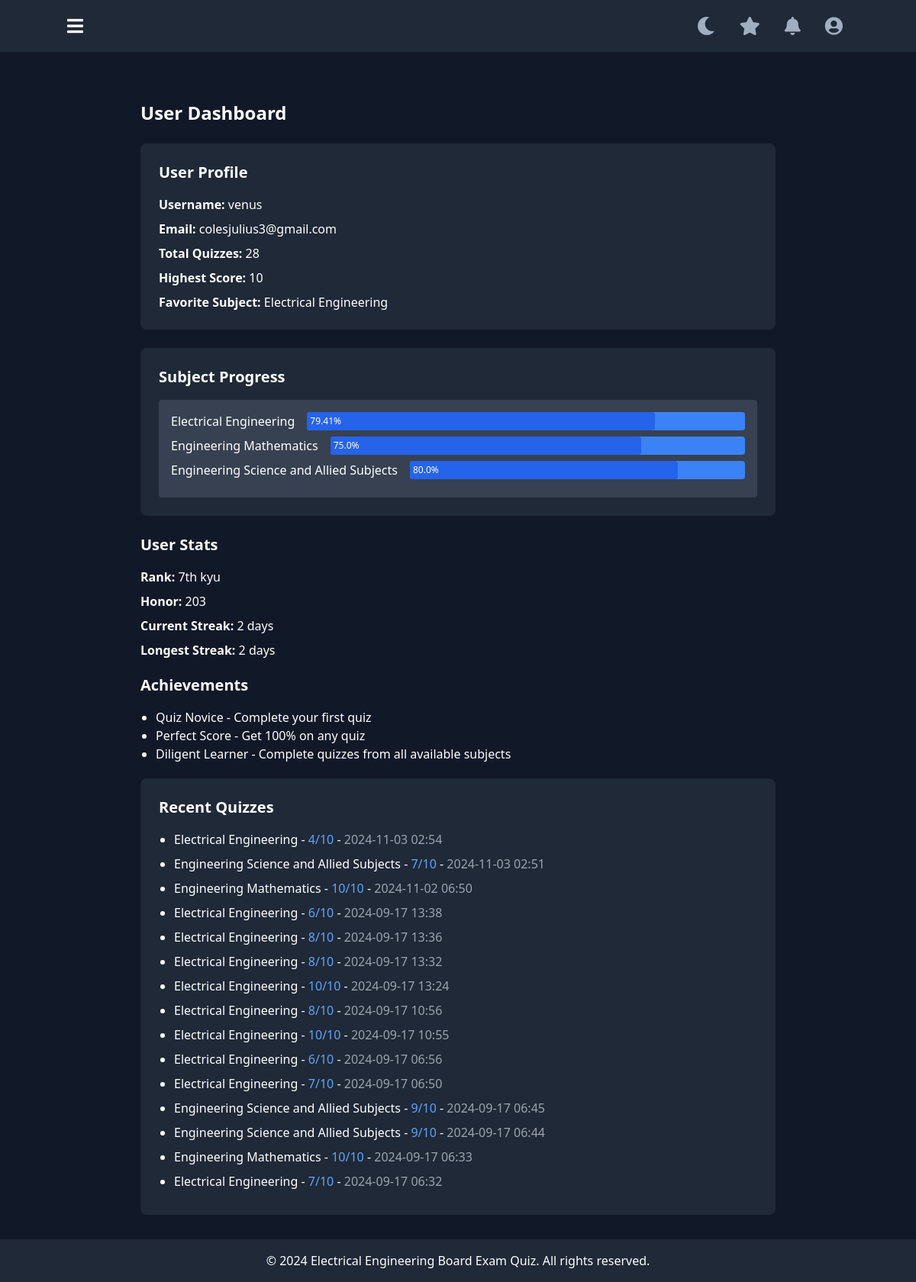
The page /dashboard (signed in) on the database its author committed.
### app.py (models this page shows, shortened)
class User(UserMixin, db.Model):
    id = db.Column(db.Integer, primary_key=True)
    username = db.Column(db.String(64), unique=True, nullable=False)
    email = db.Column(db.String(120), unique=True, nullable=False)
    password_hash = db.Column(db.String(128))
    role_id = db.Column(db.Integer, db.ForeignKey('role.id'))
    role = db.relationship('Role', back_populates='users')
    email_verified = db.Column(db.Boolean, default=False)
    quiz_attempts = db.relationship('QuizAttempt', back_populates='user', lazy=True)
    rank = db.Column(db.Integer, default=8)
    honor_points = db.Column(db.Integer, default=5)
    current_streak = db.Column(db.Integer, default=0)
    longest_streak = db.Column(db.Integer, default=0)
    last_quiz_date = db.Column(db.Date)
    achievements = db.relationship('Achievement', secondary='user_achievements', back_populates='users')
    quiz_attempts = db.relationship('QuizAttempt', back_populates='user', cascade='all, delete-orphan')

class Achievement(db.Model):
    id = db.Column(db.Integer, primary_key=True)
    name = db.Column(db.String(100), nullable=False)
    description = db.Column(db.String(200))
    users = db.relationship('User', secondary='user_achievements', back_populates='achievements')

class QuizAttempt(db.Model):
    id = db.Column(db.Integer, primary_key=True)
    user_id = db.Column(db.Integer, ForeignKey('user.id'), nullable=False)
    question_id = db.Column(db.Integer, ForeignKey('question.id'), nullable=True)  # Change to nullable=True
    subject = db.Column(db.String(100), nullable=False)
    topics = db.Column(db.String(500), nullable=False)
    difficulty = db.Column(db.String(20), nullable=False)
    score = db.Column(db.Integer, nullable=False)
    total_questions = db.Column(db.Integer, nullable=False)
    date = db.Column(db.DateTime, default=datetime.utcnow, nullable=False)
    completion_time = db.Column(db.Integer)  # in minutes
    user = relationship('User', back_populates='quiz_attempts')
    question = relationship('Question', back_populates='quiz_attempts')

### app.py (the view)
@app.route('/dashboard')
@login_required
def dashboard():
    user = current_user
    total_quizzes = QuizAttempt.query.filter_by(user_id=user.id).count()
    highest_score = db.session.query(func.max(QuizAttempt.score)).filter_by(user_id=user.id).scalar() or 0
    favorite_subject = db.session.query(
        QuizAttempt.subject,
        func.count(QuizAttempt.id).label('count')
    ).filter_by(user_id=user.id).group_by(QuizAttempt.subject).order_by(func.count(QuizAttempt.id).desc()).first()
    recent_quizzes = QuizAttempt.query.filter_by(user_id=user.id).order_by(QuizAttempt.date.desc()).limit(15).all()
    subject_progress = db.session.query(
        QuizAttempt.subject,
        func.avg(QuizAttempt.score).label('avg_score'),
        func.count(QuizAttempt.id).label('attempts')
    ).filter_by(user_id=user.id).group_by(QuizAttempt.subject).all()
    achievements = current_user.achievements
    return render_template('dashboard.html',
                           user=current_user,
                           total_quizzes=total_quizzes,
                           highest_score=highest_score,
                           favorite_subject=favorite_subject,
                           recent_quizzes=recent_quizzes,
                           subject_progress=subject_progress,
                           achievements=current_user.achievements)

### app.py (called while the page is built)
@login_manager.user_loader
def load_user(user_id):
    return User.query.get(int(user_id))

@app.template_filter('unique')
def unique_filter(seq):
    seen = set()
    return [x for x in seq if not (x in seen or seen.add(x))]

### templates/dashboard.html (shortened to what this page needs)
{% extends "base.html" %}
{% block content %}
<div class="container mx-auto mt-8 px-4">
    <h2 class="text-2xl font-bold mb-6">User Dashboard</h2>
    <div class="bg-gray-800 p-6 rounded-lg mb-6">
        <h3 class="text-xl font-semibold mb-4">User Profile</h3>
        <p class="mb-2"><strong>Username:</strong> {{ user.username }}</p>
        <p class="mb-2"><strong>Email:</strong> {{ user.email }}</p>
        <p class="mb-2"><strong>Total Quizzes:</strong> {{ total_quizzes }}</p>
        <p class="mb-2"><strong>Highest Score:</strong> {{ highest_score }}</p>
        {% if favorite_subject %}
        <p><strong>Favorite Subject:</strong> {{ favorite_subject.subject }}</p>
        {% endif %}
    </div>
    <div class="bg-gray-800 p-6 rounded-lg mb-6">
        <h3 class="text-xl font-semibold mb-4">Subject Progress</h3>
        <div class="bg-gray-700 p-4 rounded">
            {% for subject in subject_progress %}
            <div class="flex justify-between mb-2">
                <span class="font-medium">{{ subject.subject }}</span>
                <div class="flex-grow ml-4 bg-blue-500 rounded">
                    <div class="bg-blue-600 text-white text-xs p-1 rounded" style="width: {{ (subject.avg_score / 10) * 100 }}%;">
                        {{ ((subject.avg_score / 10) * 100)|round(2) }}%
                    </div>
                </div>
            </div>
            {% endfor %}
        </div>
    </div>
    <div class="user-stats">
        <h3 class="text-xl font-semibold mb-4">User Stats</h3>
        <p class="mb-2"><strong>Rank:</strong> {{ user.rank }}th kyu</p>
        <p class="mb-2"><strong>Honor:</strong> {{ user.honor_points }}</p>
        <p class="mb-2"><strong>Current Streak:</strong> {{ user.current_streak }} days</p>
        <p><strong>Longest Streak:</strong> {{ user.longest_streak }} days</p>
    </div>
    <div class="achievements" style="margin-top: 20px; margin-bottom: 20px;">
        <h3 class="text-xl font-semibold mb-4">Achievements</h3>
        <ul class="list-disc pl-5">
            {% for achievement in achievements|unique %}
            <li>{{ achievement.name }} - {{ achievement.description }}</li>
            {% endfor %}
        </ul>
    </div>
    <div class="bg-gray-800 p-6 rounded-lg">
        <h3 class="text-xl font-semibold mb-4">Recent Quizzes</h3>
        <ul class="list-disc pl-5">
            {% for quiz in recent_quizzes %}
            <li class="mb-2">
                <span class="font-medium">{{ quiz.subject }}</span> -
                <span class="text-blue-400">{{ quiz.score }}/{{ quiz.total_questions }}</span> -
                <span class="text-gray-400">{{ quiz.date.strftime('%Y-%m-%d %H:%M') }}</span>
            </li>
            {% endfor %}
        </ul>
    </div>
</div>
{% endblock %}

### templates/base.html (shortened to what this page needs)
<!DOCTYPE html>
<html lang="en">
<head>
    <link href="https://cdn.jsdelivr.net/npm/tailwindcss@2.2.19/dist/tailwind.min.css" rel="stylesheet">
    <link href="https://cdnjs.cloudflare.com/ajax/libs/font-awesome/5.15.3/css/all.min.css" rel="stylesheet">
</head>
<body class="bg-gray-900 text-white min-h-screen flex flex-col">
    <nav class="bg-gray-800 nav-bar relative z-10">
        <div class="container mx-auto">
            <div class="flex justify-between items-center">
                <button id="menu-toggle" class="text-2xl">
                    <i class="fas fa-bars"></i>
                </button>
                <div class="flex items-center space-x-4">
                    <button class="nav-button"><i class="fas fa-moon"></i></button>
                    <button class="nav-button"><i class="fas fa-star"></i></button>
                    <button class="nav-button"><i class="fas fa-bell"></i></button>
                    <button id="user-menu-button" class="nav-button relative">
                        <i class="fas fa-user-circle"></i>
                    </button>
                </div>
            </div>
        </div>
    </nav>
    <main class="flex-grow">
        <div class="container mx-auto px-4 py-8 max-w-4xl">
            {% block content %}{% endblock %}
        </div>
    </main>
    <footer class="bg-gray-800 py-4 mt-auto">
        <div class="container mx-auto text-center">
            <p>&copy; 2024 Electrical Engineering Board Exam Quiz. All rights reserved.</p>
        </div>
    </footer>
</body>
</html>

### templates/base.html (style rules this page uses)
main { padding-top: 0rem; }
.nav-button { font-size: 1.5rem; padding: 0.5rem; color: #a0aec0; transition: color 0.3s ease; }
.nav-bar { padding: 0.5rem 1rem; margin-bottom: 0; }

### rows shown on the page
User: username "venus", email "colesjulius3@gmail.com", rank "7", honor_points "203", current_streak "2", longest_streak "2"
Achievement: name "Quiz Novice", description "Complete your first quiz"
Achievement: name "Perfect Score", description "Get 100% on any quiz"
Achievement: name "Diligent Learner", description "Complete quizzes from all available subjects"
QuizAttempt: subject "Electrical Engineering", score "4", total_questions "10", date "2024-11-03 02:54"
QuizAttempt: subject "Engineering Science and Allied Subjects", score "7", total_questions "10", date "2024-11-03 02:51"
QuizAttempt: subject "Engineering Mathematics", score "10", total_questions "10", date "2024-11-02 06:50"
QuizAttempt: subject "Electrical Engineering", score "6", total_questions "10", date "2024-09-17 13:38"
QuizAttempt: subject "Electrical Engineering", score "8", total_questions "10", date "2024-09-17 13:36"
QuizAttempt: subject "Electrical Engineering", score "8", total_questions "10", date "2024-09-17 13:32"
QuizAttempt: subject "Electrical Engineering", score "10", total_questions "10", date "2024-09-17 13:24"
QuizAttempt: subject "Electrical Engineering", score "8", total_questions "10", date "2024-09-17 10:56"
QuizAttempt: subject "Electrical Engineering", score "10", total_questions "10", date "2024-09-17 10:55"
QuizAttempt: subject "Electrical Engineering", score "6", total_questions "10", date "2024-09-17 06:56"
QuizAttempt: subject "Electrical Engineering", score "7", total_questions "10", date "2024-09-17 06:50"
QuizAttempt: subject "Engineering Science and Allied Subjects", score "9", total_questions "10", date "2024-09-17 06:45"
QuizAttempt: subject "Engineering Science and Allied Subjects", score "9", total_questions "10", date "2024-09-17 06:44"
QuizAttempt: subject "Engineering Mathematics", score "10", total_questions "10", date "2024-09-17 06:33"
QuizAttempt: subject "Electrical Engineering", score "7", total_questions "10", date "2024-09-17 06:32"

### other values the page prints
{{ total_quizzes }} "28"
{{ highest_score }} "10"
{{ favorite_subject.subject }} "Electrical Engineering"
{{ subject.subject }} "Electrical Engineering" "Engineering Mathematics" "Engineering Science and Allied Subjects"
{{ ((subject.avg_score / 10) * 100)|round(2) }} "79.41" "75.0" "80.0"
